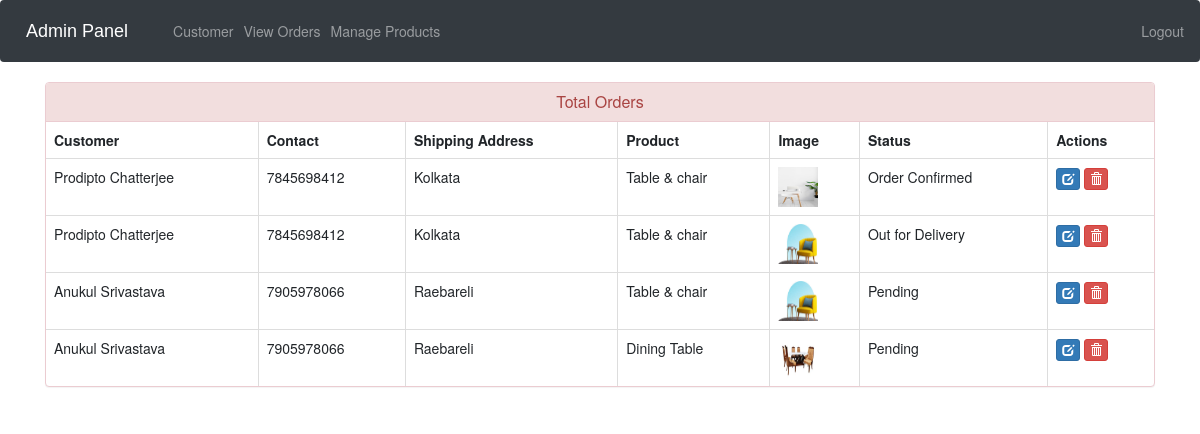
/admin-view-booking (signed in), run on an earlier commit of the app's database.
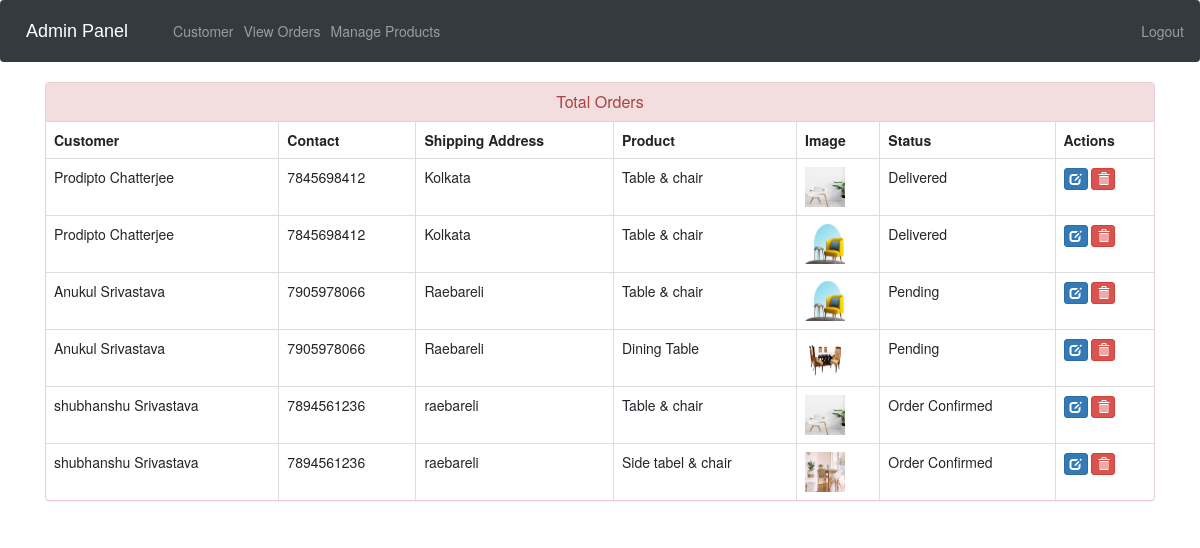
And on a later commit of the database.
### Ecommerce_App/models.py (models this page shows, shortened)
class Customer(models.Model):
    user=models.OneToOneField(User,on_delete=models.CASCADE)
    profile_pic= models.ImageField(upload_to='profile_pic/CustomerProfilePic/',null=True,blank=True)
    address = models.CharField(max_length=40)
    mobile = models.CharField(max_length=20,null=False)
    @property
    def get_name(self):
        return self.user.first_name+" "+self.user.last_name

class Orders(models.Model):
    STATUS =(
        ('Pending','Pending'),
        ('Order Confirmed','Order Confirmed'),
        ('Out for Delivery','Out for Delivery'),
        ('Delivered','Delivered'),
    )
    customer=models.ForeignKey('Customer', on_delete=models.CASCADE,null=True)
    product=models.ForeignKey('Product',on_delete=models.CASCADE,null=True)
    email = models.CharField(max_length=50,null=True)
    address = models.CharField(max_length=500,null=True)
    mobile = models.CharField(max_length=20,null=True)
    order_date= models.DateField(auto_now_add=True,null=True)
    status=models.CharField(max_length=50,null=True,choices=STATUS)

class Product(models.Model):
    name=models.CharField(max_length=40)
    product_image= models.ImageField(upload_to='product_image/',null=True,blank=True)
    price = models.PositiveIntegerField()
    description=models.CharField(max_length=40)

### Ecommerce_App/views.py (the view)
# urls.py: path('admin-view-booking', views.admin_view_booking_view,name='admin-view-booking'),
@login_required(login_url='adminlogin')
def admin_view_booking_view(request):
    orders=models.Orders.objects.all()
    ordered_products=[]
    ordered_bys=[]
    for order in orders:
        ordered_product=models.Product.objects.all().filter(id=order.product.id)
        ordered_by=models.Customer.objects.all().filter(id = order.customer.id)
        ordered_products.append(ordered_product)
        ordered_bys.append(ordered_by)
    return render(request,'admin_view_booking.html',{'data':zip(ordered_products,ordered_bys,orders)})

### template/admin_view_booking.html (shortened to what this page needs)
{% extends 'admin_base.html' %}
{% load static %}
{% block body %}
<head>
  <link href="//netdna.bootstrapcdn.com/bootstrap/3.0.0/css/bootstrap.min.css" rel="stylesheet" id="bootstrap-css">
</head>
<div class="container">
  <div class="panel panel-danger">
    <div class="panel-heading">
      <h6 class="panel-title">Total Orders</h6>
    </div>
    <table class="table table-hover table-bordered" id="dev-table">
      <thead>
        <tr>
          <th>Customer</th>
          <th>Contact</th>
          <th>Shipping Address</th>
          <th>Product</th>
          <th>Image</th>
          <th>Status</th>
          <th>Actions</th>
        </tr>
      </thead>
      {% for product,customer,order in data %}
      <tr>
        {% for c in customer %}
        <td> {{c.get_name}}</td>
        <td>{{c.mobile}}</td>
        <td>{{order.address}}</td>
        {% endfor %}
        {% for p in product %}
        <td> {{p.name}}</td>
        <td> <img src="{% static p.product_image.url %}" alt="Profile Pic" height="40px" width="40px" /></td>
        <td>{{order.status}}</td>
        <td><a class="btn btn-primary btn-xs" href="{% url 'update-order' order.id  %}"><span class="glyphicon glyphicon-edit"></span></a>
        <a class="btn btn-danger btn-xs" href="{% url 'delete-order' order.id  %}"><span class="glyphicon glyphicon-trash"></span></a></td>
        {% endfor %}
      </tr>
      {% endfor %}
    </table>
  </div>
</div>
{% endblock %}

What changed in the data, as far as the page shows it:
changed Orders (number 1 of 6 on the later page): status "Order Confirmed" → "Delivered"
changed Orders (number 2 of 6 on the later page): status "Out for Delivery" → "Delivered"
added Orders: address "raebareli", status "Order Confirmed", Product (name "Table & chair", product_image (picture))
added Customer: get_name "shubhanshu Srivastava", mobile "7894561236"
added Orders: address "raebareli", status "Order Confirmed"
now on this page (row unchanged): Product: name "Side tabel & chair", product_image (picture)
